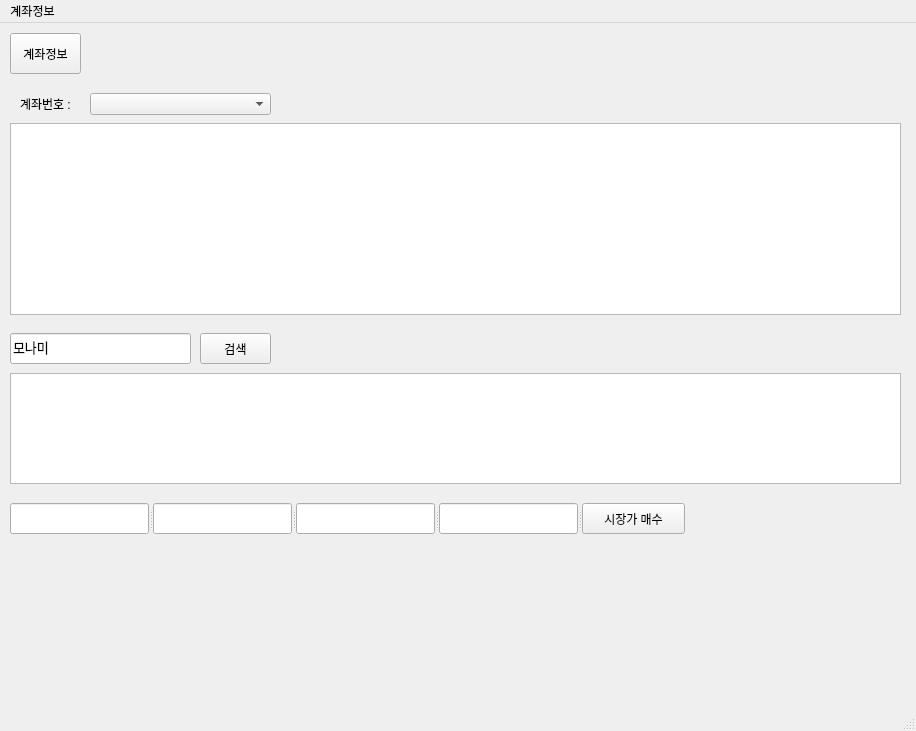
<?xml version="1.0" encoding="UTF-8"?>
<ui version="4.0">
 <class>MainWindow</class>
 <widget class="QMainWindow" name="MainWindow">
  <property name="geometry">
   <rect>
    <x>0</x>
    <y>0</y>
    <width>916</width>
    <height>731</height>
   </rect>
  </property>
  <property name="windowTitle">
   <string>MainWindow</string>
  </property>
  <widget class="QWidget" name="centralwidget">
   <widget class="QComboBox" name="cb_accounts">
    <property name="geometry">
     <rect>
      <x>90</x>
      <y>70</y>
      <width>181</width>
      <height>22</height>
     </rect>
    </property>
   </widget>
   <widget class="QPushButton" name="pushButton">
    <property name="geometry">
     <rect>
      <x>10</x>
      <y>10</y>
      <width>71</width>
      <height>41</height>
     </rect>
    </property>
    <property name="text">
     <string>계좌정보</string>
    </property>
   </widget>
   <widget class="QLabel" name="label">
    <property name="geometry">
     <rect>
      <x>20</x>
      <y>70</y>
      <width>61</width>
      <height>21</height>
     </rect>
    </property>
    <property name="text">
     <string>계좌번호 : </string>
    </property>
   </widget>
   <widget class="QTableWidget" name="tw_mystocks">
    <property name="geometry">
     <rect>
      <x>10</x>
      <y>100</y>
      <width>891</width>
      <height>192</height>
     </rect>
    </property>
    <property name="selectionMode">
     <enum>QAbstractItemView::SingleSelection</enum>
    </property>
    <property name="selectionBehavior">
     <enum>QAbstractItemView::SelectRows</enum>
    </property>
   </widget>
   <widget class="QLineEdit" name="edt_stockname">
    <property name="geometry">
     <rect>
      <x>10</x>
      <y>310</y>
      <width>181</width>
      <height>31</height>
     </rect>
    </property>
    <property name="font">
     <font>
      <family>맑은 고딕</family>
      <pointsize>10</pointsize>
     </font>
    </property>
    <property name="text">
     <string>모나미</string>
    </property>
    <property name="echoMode">
     <enum>QLineEdit::Normal</enum>
    </property>
   </widget>
   <widget class="QPushButton" name="btn_search_stock">
    <property name="geometry">
     <rect>
      <x>200</x>
      <y>310</y>
      <width>71</width>
      <height>31</height>
     </rect>
    </property>
    <property name="text">
     <string>검색</string>
    </property>
   </widget>
   <widget class="QTableWidget" name="tw_search_stocks">
    <property name="geometry">
     <rect>
      <x>10</x>
      <y>350</y>
      <width>891</width>
      <height>111</height>
     </rect>
    </property>
    <property name="selectionBehavior">
     <enum>QAbstractItemView::SelectRows</enum>
    </property>
   </widget>
   <widget class="QSplitter" name="splitter">
    <property name="geometry">
     <rect>
      <x>10</x>
      <y>480</y>
      <width>675</width>
      <height>31</height>
     </rect>
    </property>
    <property name="orientation">
     <enum>Qt::Horizontal</enum>
    </property>
    <widget class="QLineEdit" name="edt_buy_name"/>
    <widget class="QLineEdit" name="edt_buy_price"/>
    <widget class="QLineEdit" name="edt_buy_count"/>
    <widget class="QLineEdit" name="edt_buy_amt"/>
    <widget class="QPushButton" name="btn_buy0">
     <property name="text">
      <string>시장가 매수</string>
     </property>
    </widget>
   </widget>
  </widget>
  <widget class="QMenuBar" name="menubar">
   <property name="geometry">
    <rect>
     <x>0</x>
     <y>0</y>
     <width>916</width>
     <height>21</height>
    </rect>
   </property>
   <widget class="QMenu" name="menu">
    <property name="title">
     <string>계좌정보</string>
    </property>
   </widget>
   <addaction name="menu"/>
  </widget>
  <widget class="QStatusBar" name="statusbar"/>
 </widget>
 <resources/>
 <connections/>
</ui>
